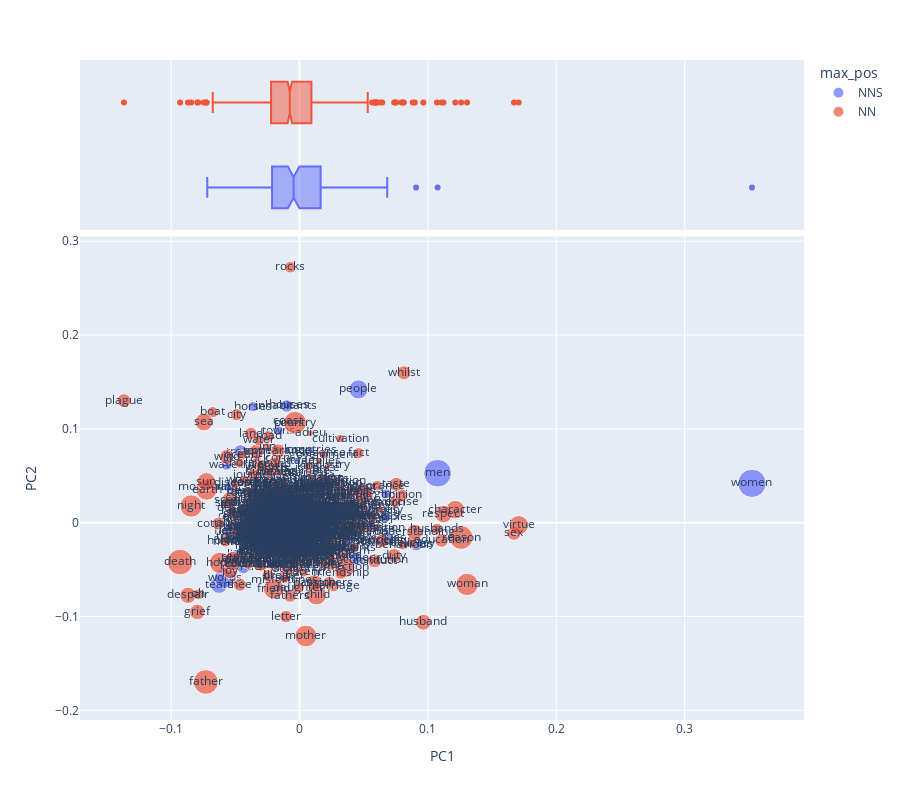

Notebook cell for this chart:
### Code cell
vis_loadings(PCA_LOADINGS, 1, 2)

### Figure 1 — Plotly figure (JSON) as saved in the notebook; plotly's stock layout.template omitted (floating-point values rounded to 4 significant figures; data arrays with more than 128 entries replaced by an {"elided": "..."} marker saying what was removed)
{"data": [{"hovertemplate": "max_pos=NNS<br>PC1=%{x}<br>PC2=%{y}<br>n=%{marker.size}<br>term_str=%{text}<extra></extra>", "legendgroup": "NNS", "marker": {"color": "#636efa", "size": {"elided": "174 int values"}, "sizemode": "area", "sizeref": 1.33, "symbol": "circle"}, "mode": "markers+text", "name": "NNS", "orientation": "v", "showlegend": true, "text": {"elided": "174 str values"}, "type": "scatter", "x": {"elided": "174 float values"}, "xaxis": "x", "y": {"elided": "174 float values"}, "yaxis": "y"}, {"alignmentgroup": "True", "hovertemplate": "max_pos=NNS<br>PC1=%{x}<extra></extra>", "legendgroup": "NNS", "marker": {"color": "#636efa", "symbol": "circle"}, "name": "NNS", "notched": true, "offsetgroup": "NNS", "showlegend": false, "type": "box", "x": {"elided": "174 float values"}, "xaxis": "x2", "yaxis": "y2"}, {"hovertemplate": "max_pos=NN<br>PC1=%{x}<br>PC2=%{y}<br>n=%{marker.size}<br>term_str=%{text}<extra></extra>", "legendgroup": "NN", "marker": {"color": "#EF553B", "size": {"elided": "826 int values"}, "sizemode": "area", "sizeref": 1.33, "symbol": "circle"}, "mode": "markers+text", "name": "NN", "orientation": "v", "showlegend": true, "text": {"elided": "826 str values"}, "type": "scatter", "x": {"elided": "826 float values"}, "xaxis": "x", "y": {"elided": "826 float values"}, "yaxis": "y"}, {"alignmentgroup": "True", "hovertemplate": "max_pos=NN<br>PC1=%{x}<extra></extra>", "legendgroup": "NN", "marker": {"color": "#EF553B", "symbol": "circle"}, "name": "NN", "notched": true, "offsetgroup": "NN", "showlegend": false, "type": "box", "x": {"elided": "826 float values"}, "xaxis": "x2", "yaxis": "y2"}], "layout": {"height": 800, "legend": {"itemsizing": "constant", "title": {"text": "max_pos"}, "tracegroupgap": 0}, "margin": {"t": 60}, "xaxis": {"anchor": "y", "domain": [0, 1], "title": {"text": "PC1"}}, "xaxis2": {"anchor": "y2", "domain": [0, 1], "matches": "x", "showgrid": true, "showticklabels": false}, "yaxis": {"anchor": "x", "domain": [0, 0.7326], "title": {"text": "PC2"}}, "yaxis2": {"anchor": "x2", "domain": [0.7426, 1], "matches": "y2", "showgrid": false, "showline": false, "showticklabels": false, "ticks": ""}}}
